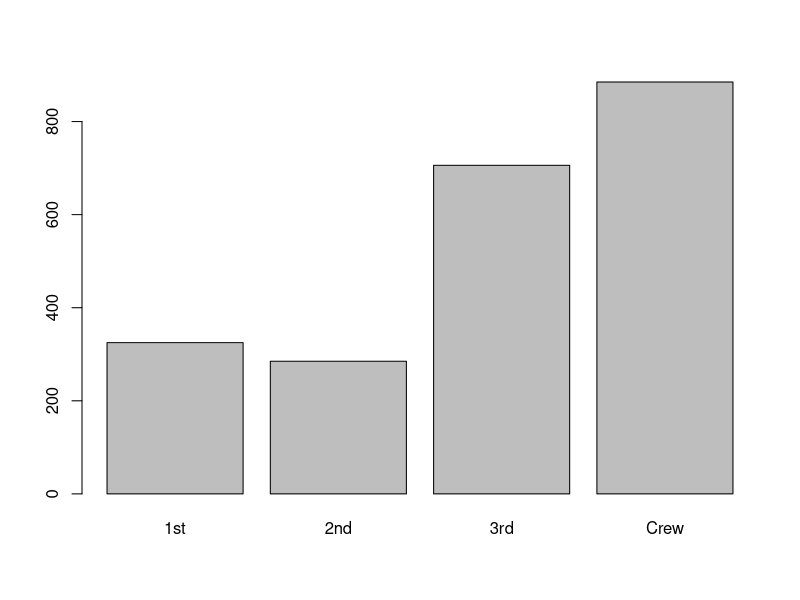
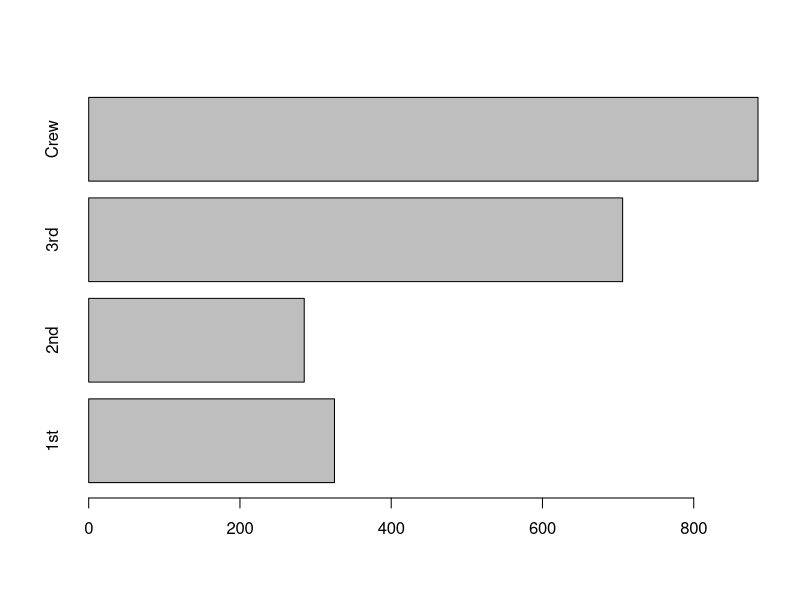
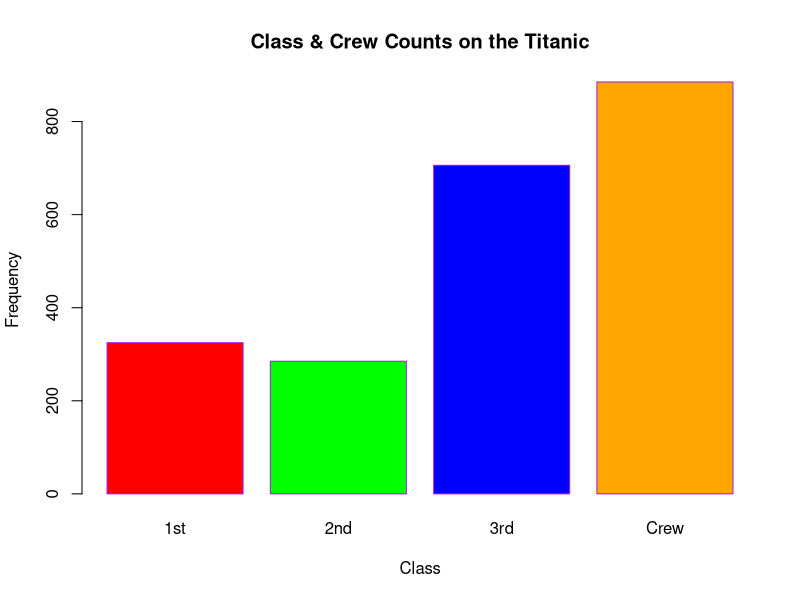
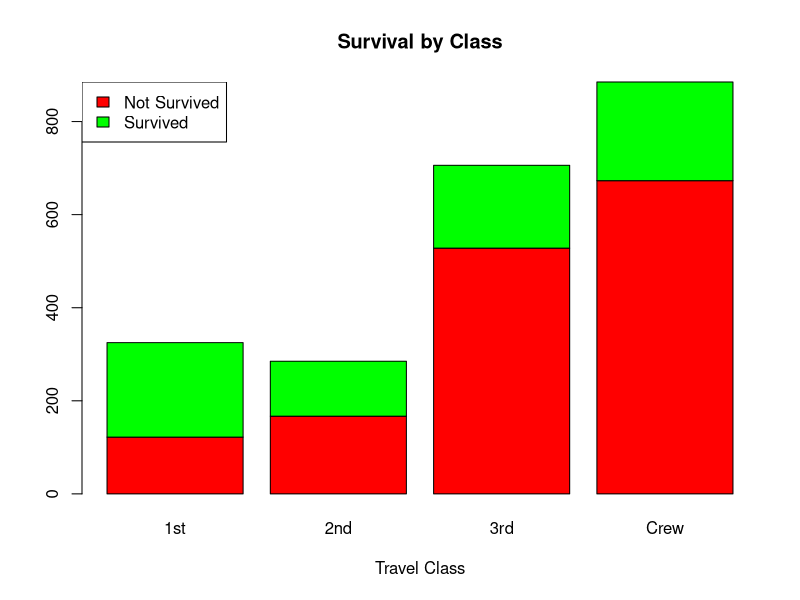

Reproduce these figures in R, in order.
## ---- chunk 1
knitr::opts_chunk$set(echo = TRUE)


## ---- chunk 2

data()
data(Titanic)
class(Titanic)
View(Titanic)

margin.table(Titanic, 1)
barplot(margin.table(Titanic, 1))
barplot(margin.table(Titanic, 1), horiz = TRUE)
barplot(margin.table(Titanic, 1), main = "Class & Crew Counts on the Titanic", xlab = "Class", ylab="Frequency", border = "purple", col = c('red', 'green', 'blue', 'orange'))

m_survive_by_class <- apply(Titanic, c(4,1), sum)
m_survive_by_class
class(m_survive_by_class)

barplot(m_survive_by_class, main = "Survival by Class", xlab = "Travel Class", col = c('red', 'green'))
legend("topleft", c("Not Survived", "Survived"), fill = c('red', 'green'))





